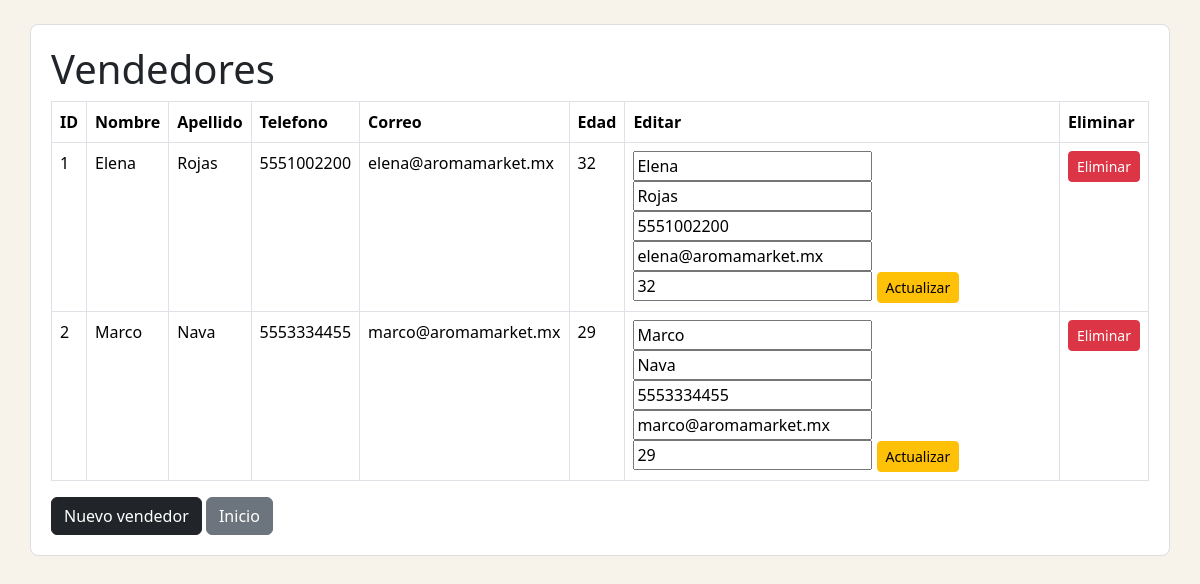
The app's page /m_vendedores.php with its own data.
### tables this page shows
CREATE TABLE vendedores (
  id_vendedor INT AUTO_INCREMENT PRIMARY KEY,
  nombre_vendedor VARCHAR(80) NOT NULL,
  apellido_vendedor VARCHAR(50) NOT NULL,
  telefono_vendedor BIGINT(13) NOT NULL UNIQUE,
  correo_vendedor VARCHAR(120) NOT NULL UNIQUE,
  edad_vendedor INT(3) NOT NULL
);

### m_vendedores.php (the view, shortened to what this page needs)
<?php
include "conexion.php";
$sql = "SELECT * FROM vendedores";
$resultado = mysqli_query($conexion, $sql);
?>
<!DOCTYPE html>
<html lang="es">
<head>
    <link href="node_modules/bootstrap/dist/css/bootstrap.min.css" rel="stylesheet">
    <link href="css/estilos.css" rel="stylesheet">
</head>
<body>
<main class="container my-4 caja">
<h1>Vendedores</h1>
<table class="table table-bordered">
<tr><th>ID</th><th>Nombre</th><th>Apellido</th><th>Telefono</th><th>Correo</th><th>Edad</th><th>Editar</th><th>Eliminar</th></tr>
<?php while ($fila = mysqli_fetch_assoc($resultado)) { ?>
<tr>
    <td><?php echo $fila["id_vendedor"]; ?></td>
    <td><?php echo $fila["nombre_vendedor"]; ?></td>
    <td><?php echo $fila["apellido_vendedor"]; ?></td>
    <td><?php echo $fila["telefono_vendedor"]; ?></td>
    <td><?php echo $fila["correo_vendedor"]; ?></td>
    <td><?php echo $fila["edad_vendedor"]; ?></td>
    <td>
        <form action="upd_vendedor.php" method="POST">
            <input name="nombre_vendedor" value="<?php echo $fila["nombre_vendedor"]; ?>">
            <input name="apellido_vendedor" value="<?php echo $fila["apellido_vendedor"]; ?>">
            <input name="telefono_vendedor" value="<?php echo $fila["telefono_vendedor"]; ?>">
            <input name="correo_vendedor" value="<?php echo $fila["correo_vendedor"]; ?>">
            <input name="edad_vendedor" value="<?php echo $fila["edad_vendedor"]; ?>">
            <button class="btn btn-warning btn-sm">Actualizar</button>
        </form>
    </td>
    <td>
        <form action="del_vendedor.php" method="POST">
            <button class="btn btn-danger btn-sm">Eliminar</button>
        </form>
    </td>
</tr>
<?php } ?>
</table>
<a class="btn btn-dark" href="vendedores.html">Nuevo vendedor</a>
<a class="btn btn-secondary" href="index.html">Inicio</a>
</main>
</body>
</html>

### css/estilos.css (style rules this page uses)
body { background: #f7f2ea; }
.caja { background: white; border: 1px solid #ddd; border-radius: 8px; padding: 20px; }

### records on screen
vendedores: id_vendedor "1", nombre_vendedor "Elena", apellido_vendedor "Rojas", telefono_vendedor "5551002200", correo_vendedor "elena@aromamarket.mx", edad_vendedor "32"
vendedores: id_vendedor "2", nombre_vendedor "Marco", apellido_vendedor "Nava", telefono_vendedor "5553334455", correo_vendedor "marco@aromamarket.mx", edad_vendedor "29"
